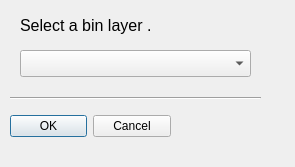
<?xml version="1.0" encoding="UTF-8"?>
<ui version="4.0">
 <class>Dialog</class>
 <widget class="QDialog" name="Dialog">
  <property name="geometry">
   <rect>
    <x>0</x>
    <y>0</y>
    <width>295</width>
    <height>167</height>
   </rect>
  </property>
  <property name="windowTitle">
   <string>Dialog</string>
  </property>
  <widget class="QDialogButtonBox" name="ok_cancel">
   <property name="geometry">
    <rect>
     <x>10</x>
     <y>110</y>
     <width>161</width>
     <height>32</height>
    </rect>
   </property>
   <property name="orientation">
    <enum>Qt::Horizontal</enum>
   </property>
   <property name="standardButtons">
    <set>QDialogButtonBox::Cancel|QDialogButtonBox::Ok</set>
   </property>
  </widget>
  <widget class="QLabel" name="label_select_years">
   <property name="geometry">
    <rect>
     <x>20</x>
     <y>10</y>
     <width>131</width>
     <height>31</height>
    </rect>
   </property>
   <property name="text">
    <string>&lt;html&gt;&lt;head/&gt;&lt;body&gt;&lt;p&gt;&lt;span style=&quot; font-size:12pt;&quot;&gt;Select a bin layer ... &lt;/span&gt;&lt;/p&gt;&lt;/body&gt;&lt;/html&gt;</string>
   </property>
  </widget>
  <widget class="QgsMapLayerComboBox" name="combo_layer">
   <property name="geometry">
    <rect>
     <x>20</x>
     <y>50</y>
     <width>231</width>
     <height>27</height>
    </rect>
   </property>
  </widget>
  <widget class="Line" name="line">
   <property name="geometry">
    <rect>
     <x>10</x>
     <y>90</y>
     <width>251</width>
     <height>16</height>
    </rect>
   </property>
   <property name="orientation">
    <enum>Qt::Horizontal</enum>
   </property>
  </widget>
 </widget>
 <customwidgets>
  <customwidget>
   <class>QgsMapLayerComboBox</class>
   <extends>QComboBox</extends>
   <header>qgsmaplayercombobox.h</header>
  </customwidget>
 </customwidgets>
 <resources/>
 <connections>
  <connection>
   <sender>ok_cancel</sender>
   <signal>accepted()</signal>
   <receiver>Dialog</receiver>
   <slot>accept()</slot>
   <hints>
    <hint type="sourcelabel">
     <x>248</x>
     <y>254</y>
    </hint>
    <hint type="destinationlabel">
     <x>157</x>
     <y>274</y>
    </hint>
   </hints>
  </connection>
  <connection>
   <sender>ok_cancel</sender>
   <signal>rejected()</signal>
   <receiver>Dialog</receiver>
   <slot>reject()</slot>
   <hints>
    <hint type="sourcelabel">
     <x>316</x>
     <y>260</y>
    </hint>
    <hint type="destinationlabel">
     <x>286</x>
     <y>274</y>
    </hint>
   </hints>
  </connection>
 </connections>
</ui>
